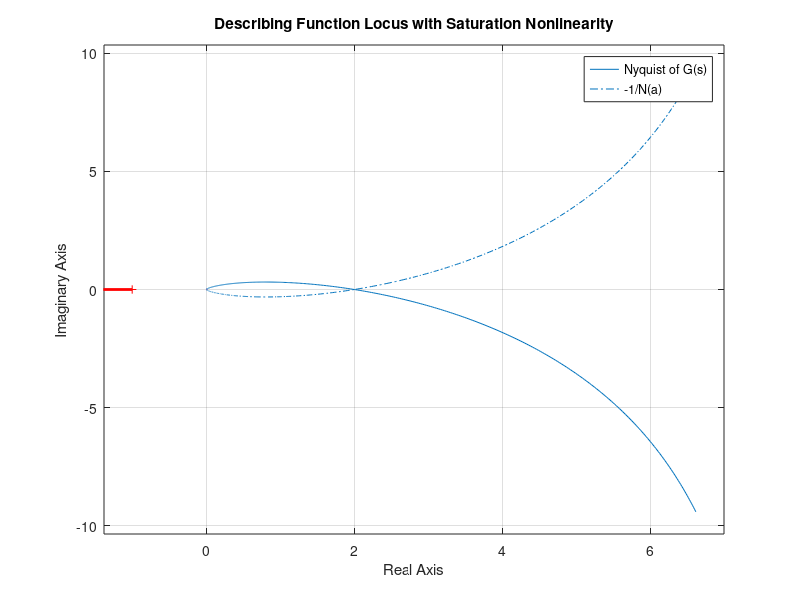

Write MATLAB code to recreate this figure.
s = tf("s");

G = 4 / (s^3 - 2*s^2 + s);

nyquist(G);
hold on; grid on;

k   = 1;
eps = 0.01;

a = linspace(eps*1.001, 5, 200);

N = (2*k/pi) .* ( asin(eps./a) + (eps./a) .* sqrt(1 - (eps./a).^2) );

P = -1 ./ N;

plot(real(P), imag(P), 'r', 'LineWidth', 2);
legend("Nyquist of G(s)","-1/N(a)","Location","best");
title("Describing Function Locus with Saturation Nonlinearity");
